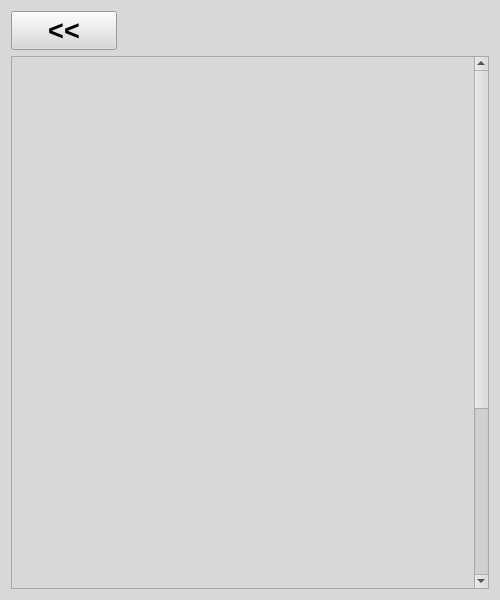
<?xml version="1.0" encoding="UTF-8"?>
<ui version="4.0">
 <class>StockList</class>
 <widget class="QWidget" name="StockList">
  <property name="geometry">
   <rect>
    <x>0</x>
    <y>0</y>
    <width>500</width>
    <height>600</height>
   </rect>
  </property>
  <property name="sizePolicy">
   <sizepolicy hsizetype="Fixed" vsizetype="Fixed">
    <horstretch>0</horstretch>
    <verstretch>0</verstretch>
   </sizepolicy>
  </property>
  <property name="minimumSize">
   <size>
    <width>500</width>
    <height>600</height>
   </size>
  </property>
  <property name="maximumSize">
   <size>
    <width>500</width>
    <height>600</height>
   </size>
  </property>
  <property name="palette">
   <palette>
    <active>
     <colorrole role="WindowText">
      <brush brushstyle="SolidPattern">
       <color alpha="255">
        <red>0</red>
        <green>0</green>
        <blue>0</blue>
       </color>
      </brush>
     </colorrole>
     <colorrole role="Button">
      <brush brushstyle="SolidPattern">
       <color alpha="255">
        <red>216</red>
        <green>216</green>
        <blue>216</blue>
       </color>
      </brush>
     </colorrole>
     <colorrole role="Light">
      <brush brushstyle="SolidPattern">
       <color alpha="255">
        <red>255</red>
        <green>255</green>
        <blue>255</blue>
       </color>
      </brush>
     </colorrole>
     <colorrole role="Midlight">
      <brush brushstyle="SolidPattern">
       <color alpha="255">
        <red>235</red>
        <green>235</green>
        <blue>235</blue>
       </color>
      </brush>
     </colorrole>
     <colorrole role="Dark">
      <brush brushstyle="SolidPattern">
       <color alpha="255">
        <red>108</red>
        <green>108</green>
        <blue>108</blue>
       </color>
      </brush>
     </colorrole>
     <colorrole role="Mid">
      <brush brushstyle="SolidPattern">
       <color alpha="255">
        <red>144</red>
        <green>144</green>
        <blue>144</blue>
       </color>
      </brush>
     </colorrole>
     <colorrole role="Text">
      <brush brushstyle="SolidPattern">
       <color alpha="255">
        <red>0</red>
        <green>0</green>
        <blue>0</blue>
       </color>
      </brush>
     </colorrole>
     <colorrole role="BrightText">
      <brush brushstyle="SolidPattern">
       <color alpha="255">
        <red>255</red>
        <green>255</green>
        <blue>255</blue>
       </color>
      </brush>
     </colorrole>
     <colorrole role="ButtonText">
      <brush brushstyle="SolidPattern">
       <color alpha="255">
        <red>0</red>
        <green>0</green>
        <blue>0</blue>
       </color>
      </brush>
     </colorrole>
     <colorrole role="Base">
      <brush brushstyle="SolidPattern">
       <color alpha="255">
        <red>255</red>
        <green>255</green>
        <blue>255</blue>
       </color>
      </brush>
     </colorrole>
     <colorrole role="Window">
      <brush brushstyle="SolidPattern">
       <color alpha="255">
        <red>216</red>
        <green>216</green>
        <blue>216</blue>
       </color>
      </brush>
     </colorrole>
     <colorrole role="Shadow">
      <brush brushstyle="SolidPattern">
       <color alpha="255">
        <red>0</red>
        <green>0</green>
        <blue>0</blue>
       </color>
      </brush>
     </colorrole>
     <colorrole role="AlternateBase">
      <brush brushstyle="SolidPattern">
       <color alpha="255">
        <red>235</red>
        <green>235</green>
        <blue>235</blue>
       </color>
      </brush>
     </colorrole>
     <colorrole role="ToolTipBase">
      <brush brushstyle="SolidPattern">
       <color alpha="255">
        <red>255</red>
        <green>255</green>
        <blue>220</blue>
       </color>
      </brush>
     </colorrole>
     <colorrole role="ToolTipText">
      <brush brushstyle="SolidPattern">
       <color alpha="255">
        <red>0</red>
        <green>0</green>
        <blue>0</blue>
       </color>
      </brush>
     </colorrole>
     <colorrole role="PlaceholderText">
      <brush brushstyle="SolidPattern">
       <color alpha="128">
        <red>0</red>
        <green>0</green>
        <blue>0</blue>
       </color>
      </brush>
     </colorrole>
    </active>
    <inactive>
     <colorrole role="WindowText">
      <brush brushstyle="SolidPattern">
       <color alpha="255">
        <red>0</red>
        <green>0</green>
        <blue>0</blue>
       </color>
      </brush>
     </colorrole>
     <colorrole role="Button">
      <brush brushstyle="SolidPattern">
       <color alpha="255">
        <red>216</red>
        <green>216</green>
        <blue>216</blue>
       </color>
      </brush>
     </colorrole>
     <colorrole role="Light">
      <brush brushstyle="SolidPattern">
       <color alpha="255">
        <red>255</red>
        <green>255</green>
        <blue>255</blue>
       </color>
      </brush>
     </colorrole>
     <colorrole role="Midlight">
      <brush brushstyle="SolidPattern">
       <color alpha="255">
        <red>235</red>
        <green>235</green>
        <blue>235</blue>
       </color>
      </brush>
     </colorrole>
     <colorrole role="Dark">
      <brush brushstyle="SolidPattern">
       <color alpha="255">
        <red>108</red>
        <green>108</green>
        <blue>108</blue>
       </color>
      </brush>
     </colorrole>
     <colorrole role="Mid">
      <brush brushstyle="SolidPattern">
       <color alpha="255">
        <red>144</red>
        <green>144</green>
        <blue>144</blue>
       </color>
      </brush>
     </colorrole>
     <colorrole role="Text">
      <brush brushstyle="SolidPattern">
       <color alpha="255">
        <red>0</red>
        <green>0</green>
        <blue>0</blue>
       </color>
      </brush>
     </colorrole>
     <colorrole role="BrightText">
      <brush brushstyle="SolidPattern">
       <color alpha="255">
        <red>255</red>
        <green>255</green>
        <blue>255</blue>
       </color>
      </brush>
     </colorrole>
     <colorrole role="ButtonText">
      <brush brushstyle="SolidPattern">
       <color alpha="255">
        <red>0</red>
        <green>0</green>
        <blue>0</blue>
       </color>
      </brush>
     </colorrole>
     <colorrole role="Base">
      <brush brushstyle="SolidPattern">
       <color alpha="255">
        <red>255</red>
        <green>255</green>
        <blue>255</blue>
       </color>
      </brush>
     </colorrole>
     <colorrole role="Window">
      <brush brushstyle="SolidPattern">
       <color alpha="255">
        <red>216</red>
        <green>216</green>
        <blue>216</blue>
       </color>
      </brush>
     </colorrole>
     <colorrole role="Shadow">
      <brush brushstyle="SolidPattern">
       <color alpha="255">
        <red>0</red>
        <green>0</green>
        <blue>0</blue>
       </color>
      </brush>
     </colorrole>
     <colorrole role="AlternateBase">
      <brush brushstyle="SolidPattern">
       <color alpha="255">
        <red>235</red>
        <green>235</green>
        <blue>235</blue>
       </color>
      </brush>
     </colorrole>
     <colorrole role="ToolTipBase">
      <brush brushstyle="SolidPattern">
       <color alpha="255">
        <red>255</red>
        <green>255</green>
        <blue>220</blue>
       </color>
      </brush>
     </colorrole>
     <colorrole role="ToolTipText">
      <brush brushstyle="SolidPattern">
       <color alpha="255">
        <red>0</red>
        <green>0</green>
        <blue>0</blue>
       </color>
      </brush>
     </colorrole>
     <colorrole role="PlaceholderText">
      <brush brushstyle="SolidPattern">
       <color alpha="128">
        <red>0</red>
        <green>0</green>
        <blue>0</blue>
       </color>
      </brush>
     </colorrole>
    </inactive>
    <disabled>
     <colorrole role="WindowText">
      <brush brushstyle="SolidPattern">
       <color alpha="255">
        <red>108</red>
        <green>108</green>
        <blue>108</blue>
       </color>
      </brush>
     </colorrole>
     <colorrole role="Button">
      <brush brushstyle="SolidPattern">
       <color alpha="255">
        <red>216</red>
        <green>216</green>
        <blue>216</blue>
       </color>
      </brush>
     </colorrole>
     <colorrole role="Light">
      <brush brushstyle="SolidPattern">
       <color alpha="255">
        <red>255</red>
        <green>255</green>
        <blue>255</blue>
       </color>
      </brush>
     </colorrole>
     <colorrole role="Midlight">
      <brush brushstyle="SolidPattern">
       <color alpha="255">
        <red>235</red>
        <green>235</green>
        <blue>235</blue>
       </color>
      </brush>
     </colorrole>
     <colorrole role="Dark">
      <brush brushstyle="SolidPattern">
       <color alpha="255">
        <red>108</red>
        <green>108</green>
        <blue>108</blue>
       </color>
      </brush>
     </colorrole>
     <colorrole role="Mid">
      <brush brushstyle="SolidPattern">
       <color alpha="255">
        <red>144</red>
        <green>144</green>
        <blue>144</blue>
       </color>
      </brush>
     </colorrole>
     <colorrole role="Text">
      <brush brushstyle="SolidPattern">
       <color alpha="255">
        <red>108</red>
        <green>108</green>
        <blue>108</blue>
       </color>
      </brush>
     </colorrole>
     <colorrole role="BrightText">
      <brush brushstyle="SolidPattern">
       <color alpha="255">
        <red>255</red>
        <green>255</green>
        <blue>255</blue>
       </color>
      </brush>
     </colorrole>
     <colorrole role="ButtonText">
      <brush brushstyle="SolidPattern">
       <color alpha="255">
        <red>108</red>
        <green>108</green>
        <blue>108</blue>
       </color>
      </brush>
     </colorrole>
     <colorrole role="Base">
      <brush brushstyle="SolidPattern">
       <color alpha="255">
        <red>216</red>
        <green>216</green>
        <blue>216</blue>
       </color>
      </brush>
     </colorrole>
     <colorrole role="Window">
      <brush brushstyle="SolidPattern">
       <color alpha="255">
        <red>216</red>
        <green>216</green>
        <blue>216</blue>
       </color>
      </brush>
     </colorrole>
     <colorrole role="Shadow">
      <brush brushstyle="SolidPattern">
       <color alpha="255">
        <red>0</red>
        <green>0</green>
        <blue>0</blue>
       </color>
      </brush>
     </colorrole>
     <colorrole role="AlternateBase">
      <brush brushstyle="SolidPattern">
       <color alpha="255">
        <red>216</red>
        <green>216</green>
        <blue>216</blue>
       </color>
      </brush>
     </colorrole>
     <colorrole role="ToolTipBase">
      <brush brushstyle="SolidPattern">
       <color alpha="255">
        <red>255</red>
        <green>255</green>
        <blue>220</blue>
       </color>
      </brush>
     </colorrole>
     <colorrole role="ToolTipText">
      <brush brushstyle="SolidPattern">
       <color alpha="255">
        <red>0</red>
        <green>0</green>
        <blue>0</blue>
       </color>
      </brush>
     </colorrole>
     <colorrole role="PlaceholderText">
      <brush brushstyle="SolidPattern">
       <color alpha="128">
        <red>0</red>
        <green>0</green>
        <blue>0</blue>
       </color>
      </brush>
     </colorrole>
    </disabled>
   </palette>
  </property>
  <property name="focusPolicy">
   <enum>Qt::NoFocus</enum>
  </property>
  <property name="windowTitle">
   <string>Consultar Ações</string>
  </property>
  <layout class="QVBoxLayout" name="StockListLayout" stretch="1,20">
   <item>
    <layout class="QHBoxLayout" name="backButtonLayout" stretch="2,7">
     <item>
      <widget class="QPushButton" name="backButton">
       <property name="sizePolicy">
        <sizepolicy hsizetype="Preferred" vsizetype="Preferred">
         <horstretch>0</horstretch>
         <verstretch>0</verstretch>
        </sizepolicy>
       </property>
       <property name="font">
        <font>
         <pointsize>20</pointsize>
         <weight>75</weight>
         <bold>true</bold>
        </font>
       </property>
       <property name="text">
        <string>&lt;&lt;</string>
       </property>
      </widget>
     </item>
     <item>
      <spacer name="horizontalSpacer">
       <property name="orientation">
        <enum>Qt::Horizontal</enum>
       </property>
       <property name="sizeHint" stdset="0">
        <size>
         <width>40</width>
         <height>20</height>
        </size>
       </property>
      </spacer>
     </item>
    </layout>
   </item>
   <item>
    <widget class="QScrollArea" name="scrollArea">
     <property name="sizePolicy">
      <sizepolicy hsizetype="Preferred" vsizetype="Preferred">
       <horstretch>0</horstretch>
       <verstretch>0</verstretch>
      </sizepolicy>
     </property>
     <property name="verticalScrollBarPolicy">
      <enum>Qt::ScrollBarAlwaysOn</enum>
     </property>
     <property name="horizontalScrollBarPolicy">
      <enum>Qt::ScrollBarAlwaysOff</enum>
     </property>
     <property name="widgetResizable">
      <bool>true</bool>
     </property>
     <widget class="QWidget" name="scrollAreaContents">
      <property name="geometry">
       <rect>
        <x>0</x>
        <y>0</y>
        <width>470</width>
        <height>800</height>
       </rect>
      </property>
      <layout class="QVBoxLayout" name="scrollAreaContentsLayout">
       <item>
        <layout class="QVBoxLayout" name="stockListLayout">
         <item>
          <widget class="StockWidget" name="stock1" native="true">
           <property name="sizePolicy">
            <sizepolicy hsizetype="Preferred" vsizetype="Fixed">
             <horstretch>0</horstretch>
             <verstretch>0</verstretch>
            </sizepolicy>
           </property>
           <property name="minimumSize">
            <size>
             <width>450</width>
             <height>150</height>
            </size>
           </property>
           <property name="maximumSize">
            <size>
             <width>16777215</width>
             <height>150</height>
            </size>
           </property>
          </widget>
         </item>
         <item>
          <widget class="StockWidget" name="stock2" native="true">
           <property name="sizePolicy">
            <sizepolicy hsizetype="Preferred" vsizetype="Fixed">
             <horstretch>0</horstretch>
             <verstretch>0</verstretch>
            </sizepolicy>
           </property>
           <property name="minimumSize">
            <size>
             <width>0</width>
             <height>150</height>
            </size>
           </property>
           <property name="maximumSize">
            <size>
             <width>16777215</width>
             <height>150</height>
            </size>
           </property>
          </widget>
         </item>
         <item>
          <widget class="StockWidget" name="stock3" native="true">
           <property name="sizePolicy">
            <sizepolicy hsizetype="Preferred" vsizetype="Fixed">
             <horstretch>0</horstretch>
             <verstretch>0</verstretch>
            </sizepolicy>
           </property>
           <property name="minimumSize">
            <size>
             <width>0</width>
             <height>150</height>
            </size>
           </property>
           <property name="maximumSize">
            <size>
             <width>16777215</width>
             <height>150</height>
            </size>
           </property>
          </widget>
         </item>
         <item>
          <widget class="StockWidget" name="stock4" native="true">
           <property name="sizePolicy">
            <sizepolicy hsizetype="Preferred" vsizetype="Fixed">
             <horstretch>0</horstretch>
             <verstretch>0</verstretch>
            </sizepolicy>
           </property>
           <property name="minimumSize">
            <size>
             <width>0</width>
             <height>150</height>
            </size>
           </property>
           <property name="maximumSize">
            <size>
             <width>16777215</width>
             <height>150</height>
            </size>
           </property>
          </widget>
         </item>
         <item>
          <widget class="StockWidget" name="stock5" native="true">
           <property name="sizePolicy">
            <sizepolicy hsizetype="Preferred" vsizetype="Fixed">
             <horstretch>0</horstretch>
             <verstretch>0</verstretch>
            </sizepolicy>
           </property>
           <property name="minimumSize">
            <size>
             <width>0</width>
             <height>150</height>
            </size>
           </property>
           <property name="maximumSize">
            <size>
             <width>16777215</width>
             <height>150</height>
            </size>
           </property>
          </widget>
         </item>
         <item>
          <spacer name="stockListSpacer">
           <property name="orientation">
            <enum>Qt::Vertical</enum>
           </property>
           <property name="sizeHint" stdset="0">
            <size>
             <width>20</width>
             <height>40</height>
            </size>
           </property>
          </spacer>
         </item>
        </layout>
       </item>
      </layout>
     </widget>
    </widget>
   </item>
  </layout>
 </widget>
 <customwidgets>
  <customwidget>
   <class>StockWidget</class>
   <extends>QWidget</extends>
   <header>include.stock_widget</header>
   <container>1</container>
  </customwidget>
 </customwidgets>
 <resources/>
 <connections/>
</ui>
